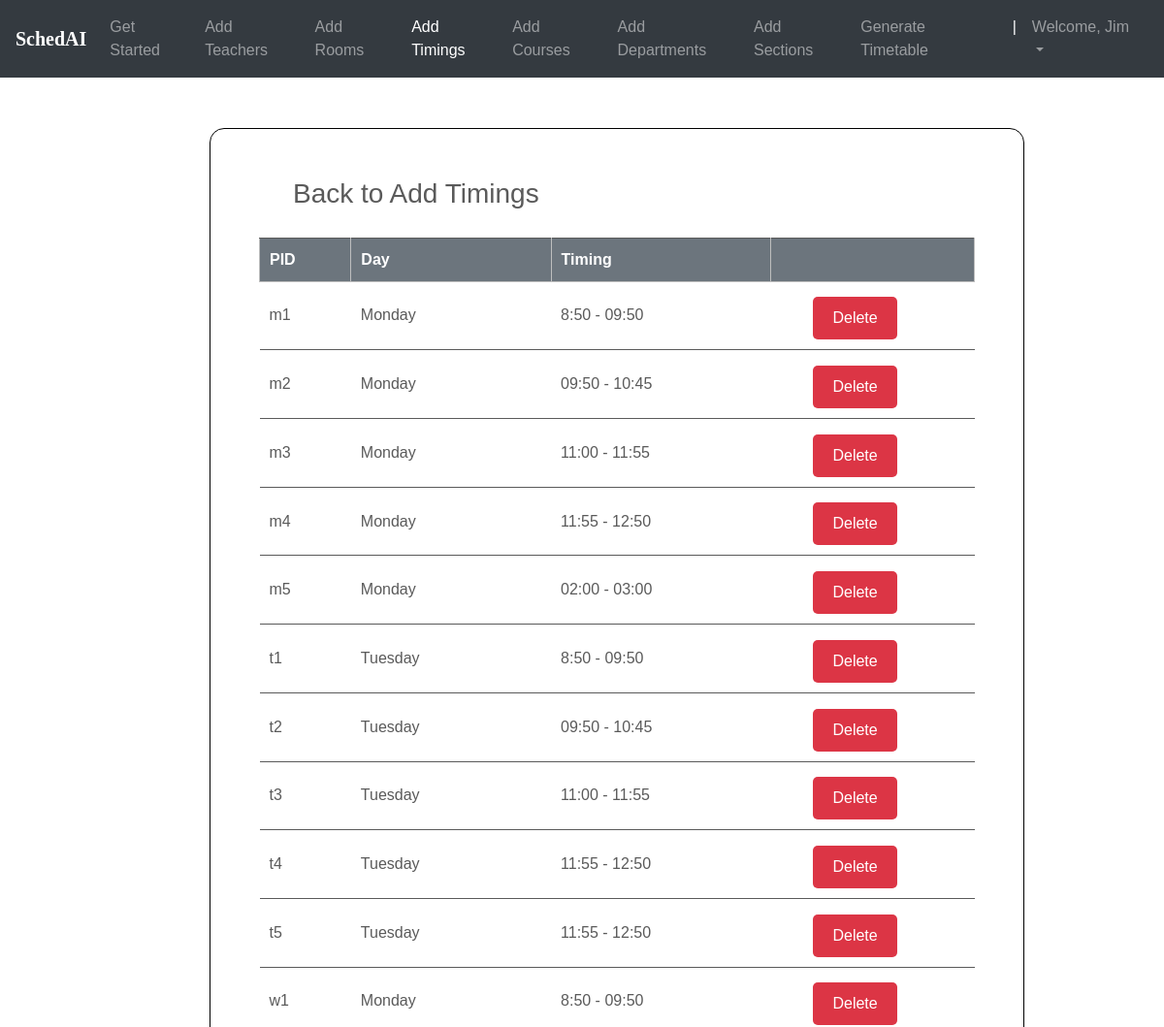
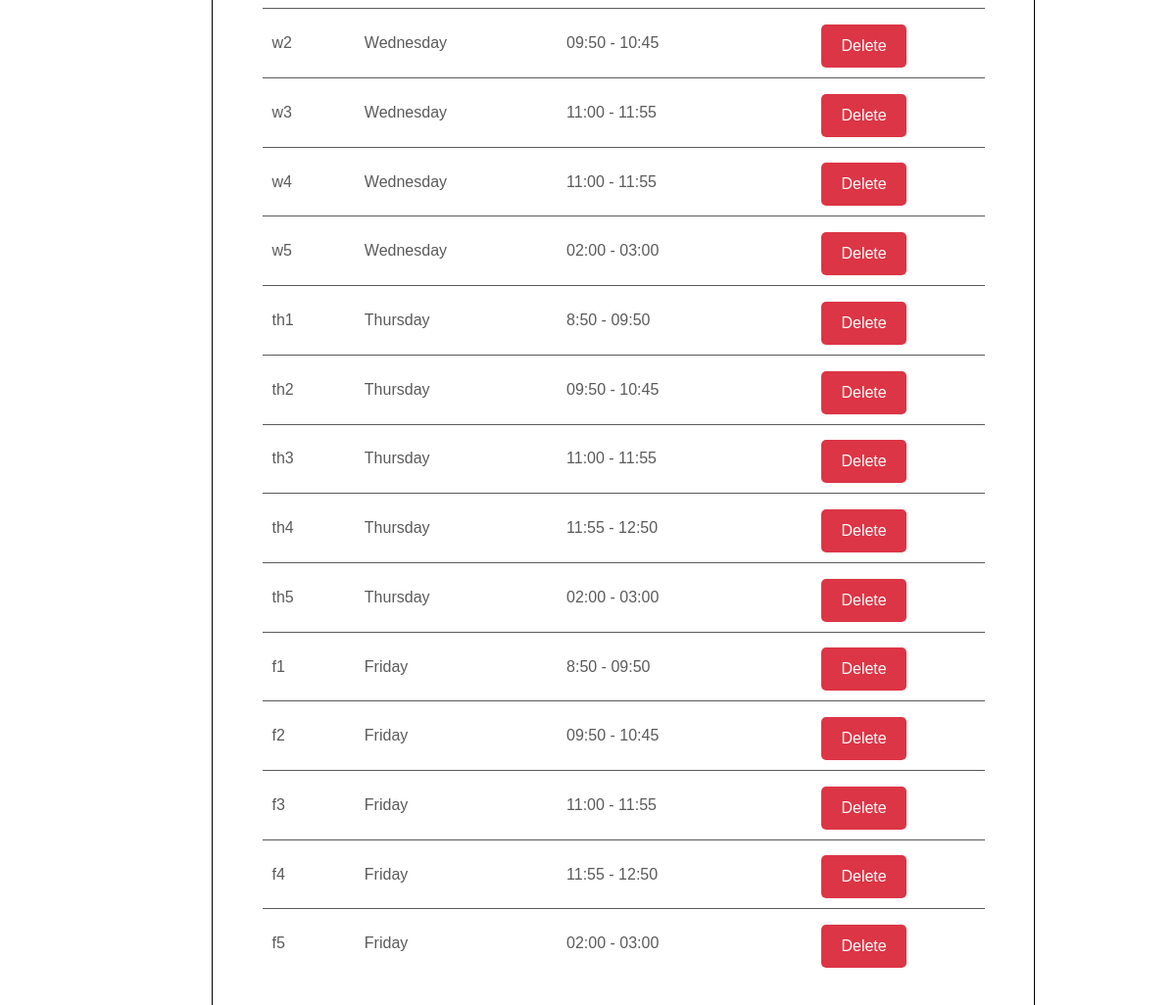
The page /timings_list/ (signed in) on the database its author committed (2 pictures, top to bottom).
### ttgen/models.py (models this page shows, shortened)
class MeetingTime(models.Model):
    pid = models.CharField(max_length=4, primary_key=True)
    time = models.CharField(max_length=50, choices=time_slots, default='11:30 - 12:30')
    day = models.CharField(max_length=15, choices=DAYS_OF_WEEK)

### ttgen/views.py (the view)
# urls.py: path('timings_list/', views.meeting_list_view, name='editmeetingtime'),
@login_required
def meeting_list_view(request):
    context = {
        'meeting_times': MeetingTime.objects.all()
    }
    return render(request, 'mtlist.html', context)

### templates/mtlist.html (shortened to what this page needs)
<!DOCTYPE html>
<html lang="en">
<head>
	<link rel="stylesheet" href="https://maxcdn.bootstrapcdn.com/bootstrap/4.0.0/css/bootstrap.min.css">
    <link rel="stylesheet" type="text/css" href="static/css/index.css">
</head>
<body>
        <header>
			<nav class="navbar navbar-expand-md navbar-dark fixed-top bg-dark">
                <a class="navbar-brand" href="#"><b>SchedAI</b></a>
                <div class="collapse navbar-collapse" id="navbarCollapse">
                    <ul class="navbar-nav ml-auto">
                    <li class="nav-item">
                        <a class="nav-link" href="{% url 'admindash' %}">Get Started</a>
                    </li>
                    <li class="nav-item">
                        <a class="nav-link" href="{% url 'addInstructors' %}">Add Teachers</a>
                    </li>
                    <li class="nav-item">
                        <a class="nav-link" href="{% url 'addRooms' %}">Add Rooms</a>
                    </li>
                    <li class="nav-item active">
		                <a class="nav-link" href="{% url 'addTimings' %}">Add Timings</a>
		            </li>
                    <li class="nav-item">
                        <a class="nav-link" href="{% url 'addCourses' %}">Add Courses</a>
                    </li>
                    <li class="nav-item">
			            <a class="nav-link" href="{% url 'addDepts' %}">Add Departments</a>
		            </li>
					<li class="nav-item">
			            <a class="nav-link" href="{% url 'addSections' %}">Add Sections</a>
		            </li>
					<li class="nav-item">
			            <a class="nav-link" href="{% url 'generate' %}">Generate Timetable</a>
		            </li>
					<li class="nav-item active">
			            <a class="nav-link">|</a>
		            </li>
                    <li class="nav-item dropdown">
		                <a class="nav-link dropdown-toggle" href="#" id="dropdown03" data-toggle="dropdown" aria-haspopup="true" aria-expanded="false">Welcome, {{ user.first_name }}</a>
		            </li>
                    </ul>
                </div>
            </nav>
        </header>
		<br><br>
        {%block content%}
        {% load static %}
        <fieldset class="fieldset">
    <a href="{% url 'addTimings'%}"><h1 class="tablink" onclick="openPage('new')" id="defaultOpen">Back to Add Timings</h1></a>
    <div class="tabcontent" id="edit">
			<table class="table1">
				<thead>
				<tr class="table-headers">
				<th>PID</th>
				<th>Day</th>
				<th>Timing</th>
				<th  class="empty"></th>
				</tr>
				</thead>
				<tbody>
				{% for mt in meeting_times %}
				<tr>
				 <td>{{mt.pid}}</td>
				 <td>{{mt.day}}</td>
				 <td>{{mt.time}}</td>
				 <td class="empty">
					<form action="{% url 'deletemeetingtime' mt.pid %}" method="post">
						<input type="submit" value="Delete" class="cross">
					</form>
				 </td>
				 </tr>
				{% endfor %}
				</tbody>
			</table>
		</div>
</fieldset>
{% endblock %}

### static/css/index.css (style rules this page uses)
body { padding-top: 3rem; padding-bottom: 3rem; color: #5a5a5a; font-family: 'Poppins', sans-serif; overflow-x: hidden; }
nav { font-family: sans-serif; }
.navbar-brand { font-size: 20px; font-family: Georgia, 'Times New Roman', Times, serif; }

### templates/mtlist.html (style rules this page uses)
nav { font-family: sans-serif; }
.navbar-brand { font-size: 20px; font-family: Georgia, 'Times New Roman', Times, serif; }
* { margin: 0; padding: 0; box-sizing: border-box; }
html { scroll-behavior: smooth; }
a { text-decoration:none; }
form { margin-top: 3%; margin-left: 18%; margin-right: 12%; }
fieldset h1 { color: #5a5a5a; padding-bottom: 20px; margin-left: 35px; display: inline-block; cursor: pointer; font-size: 28px; }
fieldset input { padding:8px; color: #938c8c }
.table2 td, th { border: 1px solid rgb(190,190,190); padding: 10px 20px; }
.table1 { width: 100%; border-collapse: collapse; text-align: left; overflow: hidden; }
.table1 td, th { border-top: 1px solid #5a5a5a; padding: 10px; }
.table1 th { background-color: #6c757d; color: #fff; }
.cross { font-size:16px; color: #fff; cursor: pointer; border: none; background-color: #dc3545; border-radius: 5px; padding: 10px 20px; }
.fieldset { margin-top: 3%; margin-left: 18%; margin-right: 12%; padding: 50px; background-color: #fff; border: 1px solid black; border-radius: 15px; }

### rows shown on the page
MeetingTime: pid "m1", day "Monday", time "8:50 - 09:50"
MeetingTime: pid "m2", day "Monday", time "09:50 - 10:45"
MeetingTime: pid "m3", day "Monday", time "11:00 - 11:55"
MeetingTime: pid "m4", day "Monday", time "11:55 - 12:50"
MeetingTime: pid "m5", day "Monday", time "02:00 - 03:00"
MeetingTime: pid "t1", day "Tuesday", time "8:50 - 09:50"
MeetingTime: pid "t2", day "Tuesday", time "09:50 - 10:45"
MeetingTime: pid "t3", day "Tuesday", time "11:00 - 11:55"
MeetingTime: pid "t4", day "Tuesday", time "11:55 - 12:50"
MeetingTime: pid "t5", day "Tuesday", time "11:55 - 12:50"
MeetingTime: pid "w1", day "Monday", time "8:50 - 09:50"
MeetingTime: pid "w2", day "Wednesday", time "09:50 - 10:45"
MeetingTime: pid "w3", day "Wednesday", time "11:00 - 11:55"
MeetingTime: pid "w4", day "Wednesday", time "11:00 - 11:55"
MeetingTime: pid "w5", day "Wednesday", time "02:00 - 03:00"
MeetingTime: pid "th1", day "Thursday", time "8:50 - 09:50"
MeetingTime: pid "th2", day "Thursday", time "09:50 - 10:45"
MeetingTime: pid "th3", day "Thursday", time "11:00 - 11:55"
MeetingTime: pid "th4", day "Thursday", time "11:55 - 12:50"
MeetingTime: pid "th5", day "Thursday", time "02:00 - 03:00"
MeetingTime: pid "f1", day "Friday", time "8:50 - 09:50"
MeetingTime: pid "f2", day "Friday", time "09:50 - 10:45"
MeetingTime: pid "f3", day "Friday", time "11:00 - 11:55"
MeetingTime: pid "f4", day "Friday", time "11:55 - 12:50"
MeetingTime: pid "f5", day "Friday", time "02:00 - 03:00"

### other values the page prints
{{ user.first_name }} "Jim"
